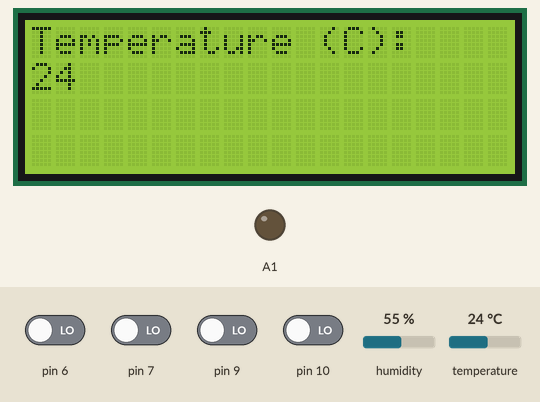
Bench run of a sketch on a simulated Arduino Uno, built with avr-gcc and run on an emulated ATmega328P. On the bench: 20×4 character LCD, output pins drawn as LEDs (lit = HIGH). The inputs (shaded band) are chosen by the test bench; at power-on: pin 6, pin 7, pin 9, pin 10 LOW, temperature 24 °C, humidity 55 %.

Above: at 1.2 s.
1.3 s: temperature set to 12 °C
At 2.0 s:
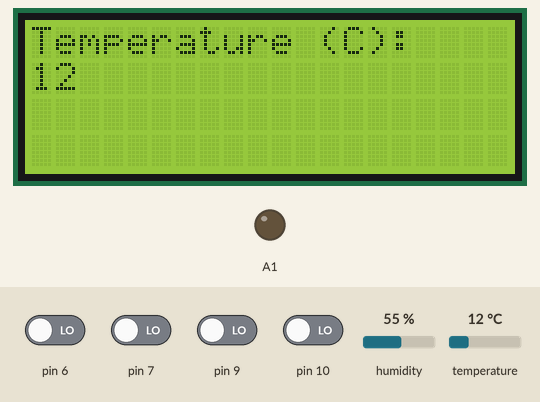
3.1 s: pin 6 driven HIGH
At 3.7 s:
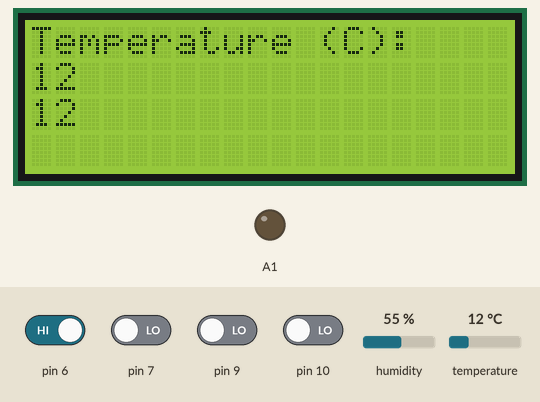
4.7 s: pin 6 driven LOW
At 5.7 s:
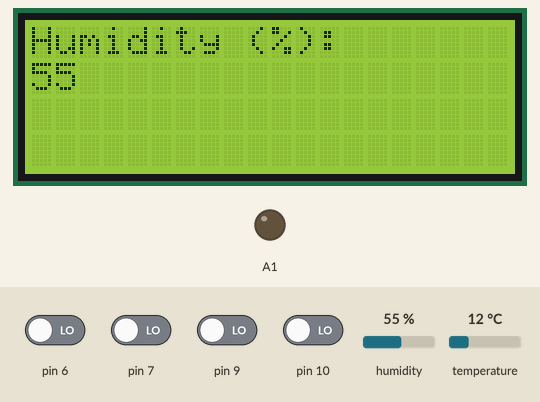
6.2 s: pin 7 driven HIGH
At 7.4 s:
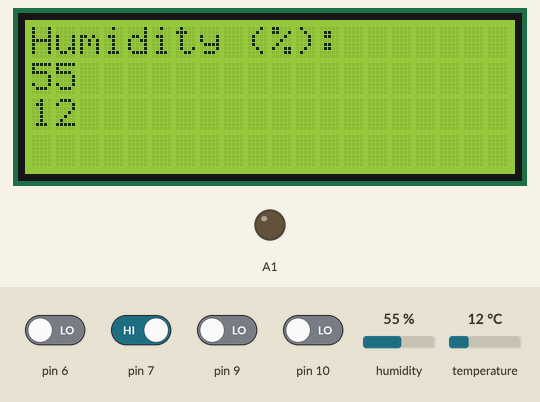
7.7 s: temperature set to 19 °C
9.2 s: pin 7 driven LOW
At 9.9 s:
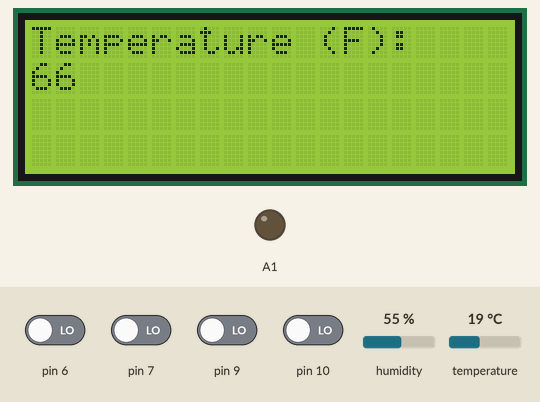
Timing chart, 0 to 11.7 s (numbered marks = the images above; inputs shaded):
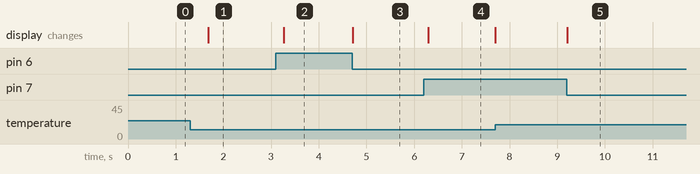

Measured:
- after the input at 1.3 s, the display: changes after 0.38 s (image 1)
- after the input at 3.1 s, the display: changes after 0.16 s (image 2)
- after the input at 4.7 s, the display: changes at once (image 3)
- after the input at 6.2 s, the display: changes after 0.10 s (image 4)
- after the input at 9.2 s, the display: changes at once (image 5)

The sketch:

tempduino.ino
```cpp
#include <LiquidCrystal.h>
#include <SimpleDHT.h>


// määritetään pinnit ja muuttujat
int mittari = 8;
int displaytila = 1;
int raja = 35;
int almr = 0;
SimpleDHT11 dht11(mittari);
LiquidCrystal lcd(12, 11, 5, 4, 3, 2);

  byte temp = 0;
  byte hum = 0;


void setup() {

pinMode(6, INPUT);
pinMode(7, INPUT);
pinMode(9, INPUT);
pinMode(10, INPUT);
pinMode(A1, OUTPUT);

  // määritetään näytön koko:
  lcd.begin(20, 4);
  // tulostetaan pysyvät tekstit näytölle:
  lcd.setCursor(0, 0);
  lcd.print("Temperature (C):");
}


void alarm() {
int alrm;
switch(alrm) {
  case 1:
    if(temp < raja) {
      digitalWrite(A1, HIGH);
      delay(500);
      digitalWrite(A1, LOW);
      delay(500);
    }
    break;
  case 2:
    if(temp > raja) {
      digitalWrite(A1, HIGH);
      delay(500);
      digitalWrite(A1, LOW);
      delay(500);
    }
    break;
  default:
    break;
}
}

void kosteusmuunnos()
{
 if (displaytila == 1)
  {
    displaytila = 31;
  }
  else if (displaytila == 2)
  {
    displaytila = 32;
  }
  else if (displaytila == 31)
  {
    displaytila = 1;
  }
  else if (displaytila == 32)
  {
    displaytila = 2;
  }
  else
  {
    return;
  }
}

void fahrenheitmuutos()
{
  if(displaytila == 1) {
    displaytila = 2;
  } else {
    displaytila = 1;
  }
}

void tulostusfunktio()
{
int fahrenheit = temp*1.8+32;
  switch (displaytila) {
    case 1:
      lcd.clear();
      lcd.setCursor(0, 0);
      lcd.print("Temperature (C):");
      lcd.setCursor(0, 1);
      lcd.print(temp);
      break;
    case 2:
      lcd.clear();
      lcd.setCursor(0, 0);
      lcd.print("Temperature (F):");
      lcd.setCursor(0, 1);
      lcd.print(fahrenheit);
      break;
    case 31:
      lcd.clear();
      lcd.setCursor(0, 0);
      lcd.print("Humidity (%):");
      lcd.setCursor(0, 1);
      lcd.print(hum);
      break;
    case 32:
      lcd.clear();
      lcd.setCursor(0, 0);
      lcd.print("Humidity (%):");
      lcd.setCursor(0, 1);
      lcd.print(hum);
      break;
    default:
      break;
  }
}

void loop() {
//luetaan arvot sensorilta ja käynnistetään hälytysfunktio
  dht11.read(&temp, &hum, NULL);
  alarm();

//asetetaan kursori oikeaan paikkaan ja tulostetaan lämpötila
  lcd.setCursor(0, 2);
  lcd.print(temp);

//luetaan napit
  if(digitalRead(6) == HIGH) {
    kosteusmuunnos();
  } else if(digitalRead(7) == HIGH) {
    fahrenheitmuutos();
  } else if(digitalRead(9) == HIGH) {
    //suorita valikkoaliohjelma
    delay(500);
  } else if(digitalRead(10) == HIGH) {
    delay(500);
  } else {
    tulostusfunktio();
    delay(500);
  }
}
```
